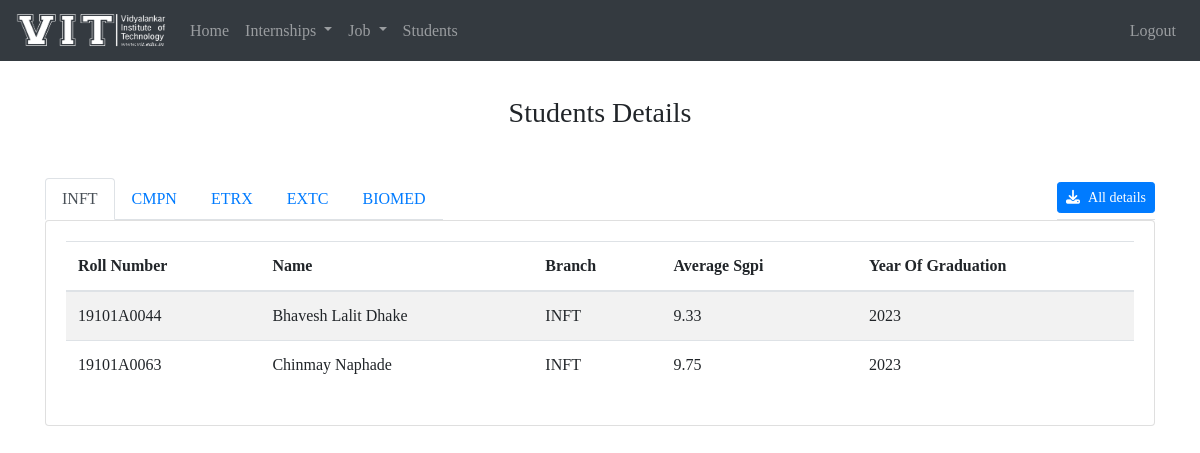
The app's page /placement_cell/student_details/ with its own data.
### DMS_Student/models.py (models this page shows, shortened)
class Student(models.Model):
    roll_no = models.CharField(primary_key=True ,max_length=20, null=False)
    phone = models.CharField(max_length=10, null=True)
    skills = models.TextField(max_length=500, null=False)
    age=models.IntegerField(validators=[MaxValueValidator(99)],null=True)
    gender=models.CharField(max_length=15,choices=sorted({
        ("Male","Male"),("Female","Female"),("Other","Other")
    }),null=True)
    branch=models.CharField(max_length=12,choices=sorted({
        ("INFT", "INFT"),("CMPN","CMPN"),("EXTC","EXTC"),("ETRX","ETRX"),("BIOM","BIOM")
    }),null=True)
    div=models.CharField(max_length=12,choices=sorted({
        ("A","A"),("B","B"),("C","C")
    }),null=True)
    corresponding_address=models.TextField(max_length=500,null=True)
    permanent_address=models.TextField(max_length=500,null=True)
    date_of_birth = models.DateField(null=True)
    gmail=models.EmailField(null=True)
    residence_phone= models.CharField(max_length=10, null=True)
    pan_card_no=models.CharField(max_length=10,null=True)
    aadhar_no=models.CharField(max_length=12,null=True)
    passport_no=models.CharField(max_length=9,null=True)
    year_of_graduation=models.CharField(max_length=4,null=True)
    disability=models.BooleanField(null=True)
    type_of_disability=models.CharField(max_length=100,null=True)
    father_name = models.CharField(max_length=50, null=True)
    mother_name=models.CharField(max_length=50,null=True)
    father_occupation=models.CharField(max_length=50,null=True)
    mother_occupation=models.CharField(max_length=50,null=True)
    co_curriculum_activities=models.CharField(max_length=100,null=True)
    extra_curriculum_activities=models.CharField(max_length=100,null=True)
    hobbies=models.CharField(max_length=150,null=True)
    profile_photo=models.ImageField(upload_to="profile/",null=True)
    resume=models.FileField(upload_to="Resume/",null=True)
    facebook=models.URLField(null=True)
    linkdin=models.URLField(null=True)
    github=models.URLField(null=True)
    other=models.CharField(max_length=150,null=True)
    is_email_verified=models.BooleanField(default=False,null=True)

class CurrEdu(models.Model):
    roll_no_curr = models.ForeignKey(Student ,on_delete=models.CASCADE)
    sgpi1 = models.CharField(max_length=4, default="NA")
    sgpi2 = models.CharField(max_length=4, default="NA")
    cgpa1 = models.CharField(max_length=4, default="NA")
    sgpi3 = models.CharField(max_length=4, default="NA")
    sgpi4 = models.CharField(max_length=4, default="NA")
    cgpa2 = models.CharField(max_length=4, default="NA")
    sgpi5 = models.CharField(max_length=4, default="NA")
    sgpi6 = models.CharField(max_length=4, default="NA")
    cgpa3 = models.CharField(max_length=4, default="NA")
    sgpi7 = models.CharField(max_length=4, default="NA")
    sgpi8 = models.CharField(max_length=4, default="NA")
    cgpa4 = models.CharField(max_length=4, default="NA")
    live_kt=models.CharField(max_length=15,null=True)
    dead_kt = models.CharField(max_length=15, null=True)
    drop=models.CharField(max_length=15,choices=sorted({
        ("0","0 year"),("1","1 year"),("2","2 years"),("3","3 years"),("4","4 years"),("5", "5 years")
    }),null=True)
    total_grade = models.FloatField(validators=[MaxValueValidator(100)], null=True, default=0)
    average_sgpi = models.FloatField(validators=[MaxValueValidator(10)], null=True, default=0)

### DMS_Placement_Cell/views.py (the view)
# urls.py: path("student_details/", views.student_details, name="student_details"),
def student_details(request):
    students = Student.objects.all().order_by("branch")
    student_dict = {}
    for student in students:
        edu = Add_edu.objects.filter(roll_no=student)
        curr_edu = CurrEdu.objects.filter(roll_no_curr=student)
        certificate = Certificates.objects.filter(certificate_issued_to=student)
        experience = Add_exp.objects.filter(rollNo=student)
        user = User.objects.filter(username=student.roll_no)
        student_dict[student.roll_no] = [user, student, edu, curr_edu, certificate, experience]
    student_dict = sorted(student_dict.items())
    content = {'student_dict':student_dict}
    return render(request, 'placement/student_details.html', content)

### DMS_Student/templatetags/custom_tags.py (called while the page is built)
@register.filter(name='disability')
def disability(value):
    if value == True:
        text = 'yes'
    else:
        text = 'NA'
    return text

@register.simple_tag
def marks_to_percentage(marks, subject):
    try:
        percentage = int(marks)/int(subject)
    except:
        percentage=0
    return percentage

### DMS_Placement_Cell/templates/placement/student_details.html (shortened to what this page needs)
{% extends "placement/base.html" %}
{% load static %}
{% load custom_tags %}
{% block content %}
<h3 class="text-center mb-5">Students Details</h3>
<div class="d-flex m-0 p-0">
    <ul class="nav nav-tabs" id="myTab" role="tablist">
        <li class="nav-item">
            <a class="nav-link active" id="inft-tab" data-toggle="tab" href="#inft" role="tab" aria-controls="inft"
                aria-selected="true">INFT</a>
        </li>
        <li class="nav-item">
            <a class="nav-link" id="cmpn-tab" data-toggle="tab" href="#cmpn" role="tab" aria-controls="cmpn"
                aria-selected="false">CMPN</a>
        </li>
        <li class="nav-item">
            <a class="nav-link" id="etrx-tab" data-toggle="tab" href="#etrx" role="tab" aria-controls="etrx"
                aria-selected="false">ETRX</a>
        </li>
        <li class="nav-item">
            <a class="nav-link" id="extc-tab" data-toggle="tab" href="#extc" role="tab" aria-controls="extc"
                aria-selected="false">EXTC</a>
        </li>
        <li class="nav-item">
            <a class="nav-link" id="biomed-tab" data-toggle="tab" href="#biomed" role="tab" aria-controls="biomed"
                aria-selected="false">BIOMED</a>
        </li>
    </ul>
    <ul class="nav nav-tabs ml-auto">
        <li class="nav-item">
            <button style="margin-top: 0.3rem !important;" class="btn btn-primary btn-sm" onclick="job_xl_conv()"><i
                    class="fas fa-download mr-2"></i>All details</button>
        </li>
    </ul>
</div>
<div class="tab-content" id="myTabContent">
    <div class="tab-pane fade show active" id="inft" role="tabpanel" aria-labelledby="inft-tab">
        <div class="card">
            <div class="card-body">
                <table class="table table-hover table-striped table-responsive-sm">
                    <thead>
                        <tr>
                            <th>Roll Number</th>
                            <th>Name</th>
                            <th>Branch</th>
                            <th>Average Sgpi</th>
                            <th>Year Of Graduation</th>
                        </tr>
                    </thead>
                    <tbody>
                        {% for roll_no, details in student_dict %}
                        {% if details.1.branch == 'INFT' %}
                        <tr onclick=" window.location.href='/placement_cell/displayProfile/{{ roll_no }}/'">
                            <td>{{details.0.0.username}}</td>
                            <td>{{details.0.0.first_name}}</td>
                            <td>{{details.1.branch}}</td>
                            <td>{{details.3.0.average_sgpi}}</td>
                            <td>{{details.1.year_of_graduation}}</td>
                        </tr>
                        {% endif %}
                        {% endfor %}
                    </tbody>
                </table>
            </div>
        </div>
    </div>
</div>
{% endblock %}

### static/css/base.css (style rules this page uses)
body { font-family: 'Source Sans Pro'; scroll-behavior: smooth; }

### records on screen
Student: username "19101A0044", first_name "Bhavesh Lalit Dhake", branch "INFT", average_sgpi "9.33", year_of_graduation "2023"
Student: username "19101A0063", first_name "Chinmay Naphade", branch "INFT", average_sgpi "9.75", year_of_graduation "2023"
